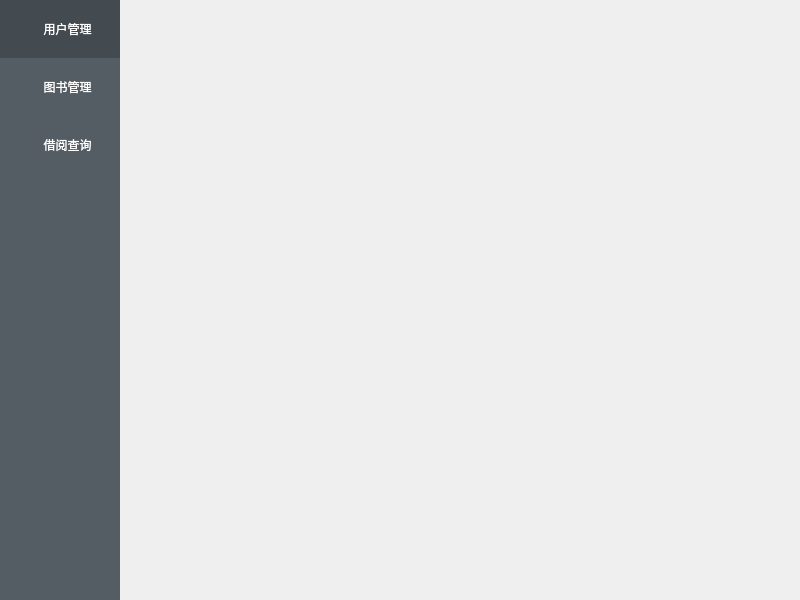
<?xml version="1.0" encoding="UTF-8"?>
<ui version="4.0">
 <class>Cell_Main</class>
 <widget class="QMainWindow" name="Cell_Main">
  <property name="geometry">
   <rect>
    <x>0</x>
    <y>0</y>
    <width>800</width>
    <height>600</height>
   </rect>
  </property>
  <property name="windowTitle">
   <string>图书管理系统</string>
  </property>
  <widget class="QWidget" name="centralwidget">
   <property name="styleSheet">
    <string notr="true">QWidget#tool{
background-color:rgb(84, 92, 100);
}

QWidget#tool QToolButton{
border:none;
background-color:rgb(84, 92, 100);
color:white;
min-height:55px;
font:14px '楷体';
padding-left:12px;
}

QWidget#tool QToolButton:checked{
background-color:rgb(67, 74, 80);
}</string>
   </property>
   <layout class="QGridLayout" name="gridLayout_2">
    <property name="leftMargin">
     <number>0</number>
    </property>
    <property name="topMargin">
     <number>0</number>
    </property>
    <property name="rightMargin">
     <number>0</number>
    </property>
    <property name="bottomMargin">
     <number>0</number>
    </property>
    <property name="spacing">
     <number>0</number>
    </property>
    <item row="0" column="0">
     <widget class="QWidget" name="tool" native="true">
      <property name="minimumSize">
       <size>
        <width>120</width>
        <height>0</height>
       </size>
      </property>
      <property name="maximumSize">
       <size>
        <width>120</width>
        <height>16777215</height>
       </size>
      </property>
      <layout class="QGridLayout" name="gridLayout">
       <property name="leftMargin">
        <number>0</number>
       </property>
       <property name="topMargin">
        <number>0</number>
       </property>
       <property name="rightMargin">
        <number>0</number>
       </property>
       <property name="bottomMargin">
        <number>0</number>
       </property>
       <property name="spacing">
        <number>0</number>
       </property>
       <item row="0" column="0">
        <widget class="QToolButton" name="btn_user">
         <property name="sizePolicy">
          <sizepolicy hsizetype="Expanding" vsizetype="Fixed">
           <horstretch>0</horstretch>
           <verstretch>0</verstretch>
          </sizepolicy>
         </property>
         <property name="text">
          <string> 用户管理</string>
         </property>
         <property name="icon">
          <iconset resource="../res/res.qrc">
           <normaloff>:/userManage.svg</normaloff>:/userManage.svg</iconset>
         </property>
         <property name="checkable">
          <bool>true</bool>
         </property>
         <property name="checked">
          <bool>true</bool>
         </property>
         <property name="toolButtonStyle">
          <enum>Qt::ToolButtonTextBesideIcon</enum>
         </property>
        </widget>
       </item>
       <item row="1" column="0">
        <widget class="QToolButton" name="btn_book">
         <property name="sizePolicy">
          <sizepolicy hsizetype="Expanding" vsizetype="Fixed">
           <horstretch>0</horstretch>
           <verstretch>0</verstretch>
          </sizepolicy>
         </property>
         <property name="text">
          <string> 图书管理</string>
         </property>
         <property name="icon">
          <iconset resource="../res/res.qrc">
           <normaloff>:/bookManage.svg</normaloff>:/bookManage.svg</iconset>
         </property>
         <property name="checkable">
          <bool>true</bool>
         </property>
         <property name="toolButtonStyle">
          <enum>Qt::ToolButtonTextBesideIcon</enum>
         </property>
        </widget>
       </item>
       <item row="2" column="0">
        <widget class="QToolButton" name="btn_record">
         <property name="sizePolicy">
          <sizepolicy hsizetype="Expanding" vsizetype="Fixed">
           <horstretch>0</horstretch>
           <verstretch>0</verstretch>
          </sizepolicy>
         </property>
         <property name="text">
          <string> 借阅查询</string>
         </property>
         <property name="icon">
          <iconset resource="../res/res.qrc">
           <normaloff>:/borrowingRecord.svg</normaloff>:/borrowingRecord.svg</iconset>
         </property>
         <property name="checkable">
          <bool>true</bool>
         </property>
         <property name="toolButtonStyle">
          <enum>Qt::ToolButtonTextBesideIcon</enum>
         </property>
        </widget>
       </item>
       <item row="3" column="0">
        <spacer name="verticalSpacer">
         <property name="orientation">
          <enum>Qt::Vertical</enum>
         </property>
         <property name="sizeHint" stdset="0">
          <size>
           <width>20</width>
           <height>236</height>
          </size>
         </property>
        </spacer>
       </item>
      </layout>
     </widget>
    </item>
    <item row="0" column="1">
     <widget class="QStackedWidget" name="stackedWidget"/>
    </item>
   </layout>
  </widget>
 </widget>
 <resources>
  <include location="../res/res.qrc"/>
 </resources>
 <connections/>
</ui>
